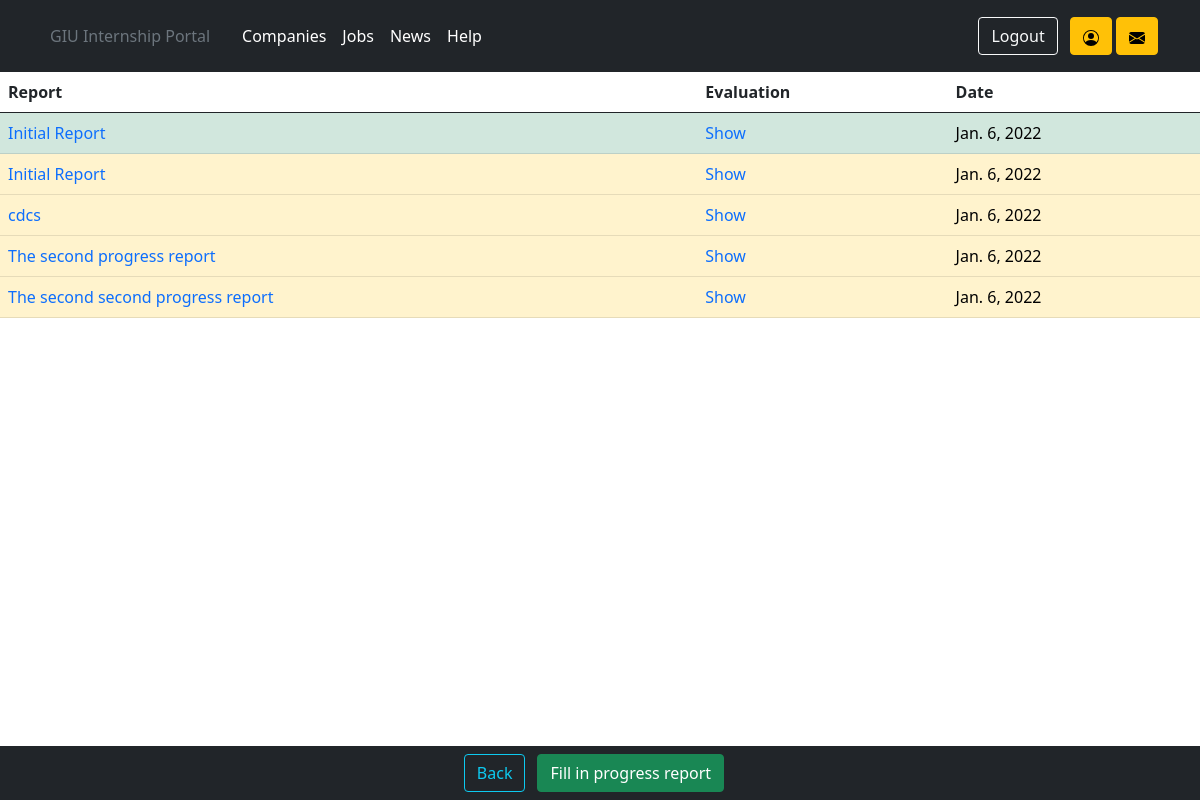
/users/student/19/student_portal/viewprogressreports/ (signed in), run on the app's committed database.
### portal/models.py (models this page shows, shortened)
class ProgressReport(models.Model):
    progress_report_id = models.AutoField(primary_key=True)
    application_id = models.ForeignKey(Application, on_delete=models.CASCADE, null=True, verbose_name='Job')
    student_id = models.ForeignKey(user_models.Student, on_delete=models.CASCADE)
    academic_advisor_id = models.ForeignKey(user_models.AcademicAdvisor, on_delete=models.CASCADE, null=True)
    progress_report_title = models.CharField(max_length=100, blank=True)
    progress_report_date = models.DateField(default=django.utils.timezone.now, blank=True)
    numeric_state = models.PositiveIntegerField(default=0, blank=True)
    evaluation = models.TextField(max_length=300, default='', blank=True)
    progress_report_description = models.TextField(max_length=1000, default='', blank=True)

### portal/views.py (the view)
# urls.py: path('viewprogressreports/', views.StudentShowProgressReports.as_view(),
class StudentShowProgressReports(LoginRequiredMixin, UserPassesTestMixin, ListView):
    model = models.Student
    template_name = 'portal/student_show_progress_reports.html'
    context_object_name = 'student_show_progress_reports'
    login_url = 'login'
    def get_queryset(self):
        std = models.Student(user=self.request.user)
        return ProgressReport.objects.filter(student_id=std)
    def get_context_data(self, **kwargs):
        context = super(StudentShowProgressReports, self).get_context_data(**kwargs)
        std = models.Student(user=self.request.user)
        reports = ProgressReport.objects.filter(student_id=std)
        context['reports'] = reports
        context['std'] = std
        return context
    def test_func(self):
        return self.request.user.is_student

### templates/portal/student_show_progress_reports.html
{% extends 'userprofiles/academicadv_profile.html' %}
{% block navitems %}
    <button onclick="history.back()" class="btn btn-outline-info ml-2" type="button">Back</button>
    <div class="container">
        <a href="{% url 'student_fills_in_report' std.pk %}"
           class="no_underline">
            <button type="button" class="btn btn-success">Fill in progress report</button>
        </a>
    </div>
{% endblock navitems %}
{% block profile_body %}
    <table class="table">
        <thead>
        <tr>
            <th scope="col">Report</th>
            <th scope="col">Evaluation</th>
            <th scope="col">Date</th>
        </tr>
        </thead>
        <tbody>
        {% for report in reports %}
            {% if report.application_id.has_started %}
                {% if report.evaluation %}
                    <tr class="table-success">
                        <td><a class="no_underline" href="
            {% url 'student_views_progress_report' report.pk %}"
                        >{{ report.progress_report_title }}</a>
                        </td>
                        <td><a class="no_underline" href="{% url 'student_views_evaluation' report.pk %}">Show</a></td>
                        <td>{{ report.progress_report_date }}</td>
                    </tr>
                {% else %}
                    <tr class="table-warning">
                        <td><a class="no_underline" href="
            {% url 'student_views_progress_report' report.pk %}"
                        >{{ report.progress_report_title }}</a>
                        </td>
                        <td><a class="no_underline" href="{% url 'student_views_evaluation' report.pk %}">Show</a></td>
                        <td>{{ report.progress_report_date }}</td>
                    </tr>
                {% endif %}
            {% endif %}
        {% endfor %}
        </tbody>
    </table>
{% endblock profile_body %}

### static/css/base.css (style rules this page uses)
.no_underline { text-decoration: none !important }

### data on the page
ProgressReport: progress_report_title "Initial Report", progress_report_date "Jan. 6, 2022"
ProgressReport: progress_report_title "Initial Report", progress_report_date "Jan. 6, 2022"
ProgressReport: progress_report_title "cdcs", progress_report_date "Jan. 6, 2022"
ProgressReport: progress_report_title "The second progress report", progress_report_date "Jan. 6, 2022"
ProgressReport: progress_report_title "The second second progress report", progress_report_date "Jan. 6, 2022"
